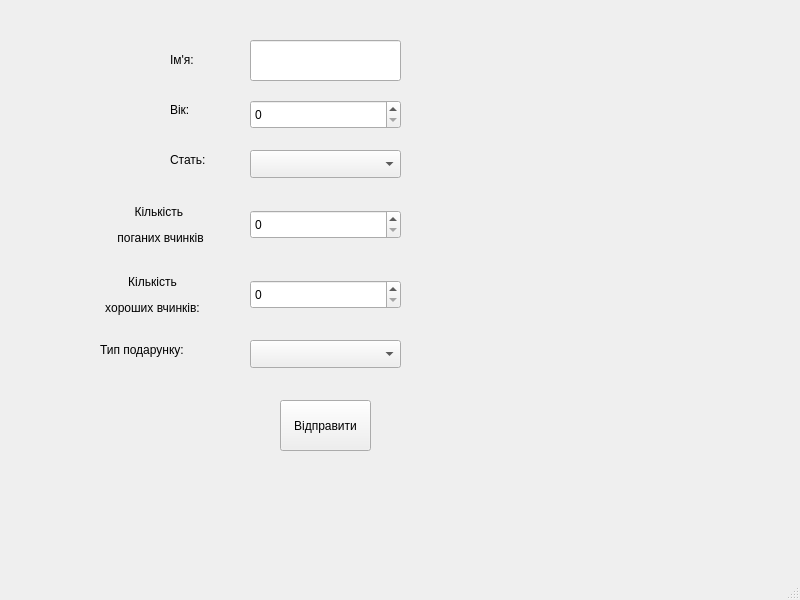
<?xml version="1.0" encoding="UTF-8"?>
<ui version="4.0">
 <class>MainWindow2</class>
 <widget class="QMainWindow" name="MainWindow2">
  <property name="geometry">
   <rect>
    <x>0</x>
    <y>0</y>
    <width>800</width>
    <height>600</height>
   </rect>
  </property>
  <property name="windowTitle">
   <string>MainWindow</string>
  </property>
  <widget class="QWidget" name="centralwidget">
   <widget class="QLabel" name="label_4">
    <property name="geometry">
     <rect>
      <x>90</x>
      <y>200</y>
      <width>141</width>
      <height>51</height>
     </rect>
    </property>
    <property name="text">
     <string>&lt;html&gt;&lt;head/&gt;&lt;body&gt;&lt;p align=&quot;center&quot;&gt;Кількість &lt;/p&gt;&lt;p align=&quot;center&quot;&gt;поганих вчинків&lt;/p&gt;&lt;/body&gt;&lt;/html&gt;</string>
    </property>
   </widget>
   <widget class="QPushButton" name="pushButton">
    <property name="geometry">
     <rect>
      <x>280</x>
      <y>400</y>
      <width>91</width>
      <height>51</height>
     </rect>
    </property>
    <property name="text">
     <string>Відправити</string>
    </property>
   </widget>
   <widget class="QLineEdit" name="lineEdit">
    <property name="geometry">
     <rect>
      <x>250</x>
      <y>40</y>
      <width>151</width>
      <height>41</height>
     </rect>
    </property>
   </widget>
   <widget class="QLabel" name="label_5">
    <property name="geometry">
     <rect>
      <x>82</x>
      <y>270</y>
      <width>141</width>
      <height>51</height>
     </rect>
    </property>
    <property name="text">
     <string>&lt;html&gt;&lt;head/&gt;&lt;body&gt;&lt;p align=&quot;center&quot;&gt;Кількість&lt;/p&gt;&lt;p align=&quot;center&quot;&gt; хороших вчинків:&lt;/p&gt;&lt;/body&gt;&lt;/html&gt;</string>
    </property>
   </widget>
   <widget class="QLabel" name="label_6">
    <property name="geometry">
     <rect>
      <x>100</x>
      <y>340</y>
      <width>111</width>
      <height>20</height>
     </rect>
    </property>
    <property name="text">
     <string>Тип подарунку:</string>
    </property>
   </widget>
   <widget class="QSpinBox" name="spinBox_2">
    <property name="geometry">
     <rect>
      <x>250</x>
      <y>210</y>
      <width>151</width>
      <height>29</height>
     </rect>
    </property>
   </widget>
   <widget class="QComboBox" name="comboBox">
    <property name="geometry">
     <rect>
      <x>250</x>
      <y>150</y>
      <width>151</width>
      <height>28</height>
     </rect>
    </property>
   </widget>
   <widget class="QSpinBox" name="spinBox">
    <property name="geometry">
     <rect>
      <x>250</x>
      <y>100</y>
      <width>151</width>
      <height>29</height>
     </rect>
    </property>
   </widget>
   <widget class="QComboBox" name="comboBox_2">
    <property name="geometry">
     <rect>
      <x>250</x>
      <y>340</y>
      <width>151</width>
      <height>28</height>
     </rect>
    </property>
   </widget>
   <widget class="QSpinBox" name="spinBox_3">
    <property name="geometry">
     <rect>
      <x>250</x>
      <y>280</y>
      <width>151</width>
      <height>29</height>
     </rect>
    </property>
   </widget>
   <widget class="QLabel" name="label_3">
    <property name="geometry">
     <rect>
      <x>170</x>
      <y>150</y>
      <width>63</width>
      <height>20</height>
     </rect>
    </property>
    <property name="text">
     <string>Стать:</string>
    </property>
   </widget>
   <widget class="QLabel" name="label_2">
    <property name="geometry">
     <rect>
      <x>170</x>
      <y>50</y>
      <width>63</width>
      <height>20</height>
     </rect>
    </property>
    <property name="text">
     <string>Ім'я:</string>
    </property>
   </widget>
   <widget class="QLabel" name="label">
    <property name="geometry">
     <rect>
      <x>170</x>
      <y>100</y>
      <width>63</width>
      <height>20</height>
     </rect>
    </property>
    <property name="text">
     <string>Вік:</string>
    </property>
   </widget>
  </widget>
  <widget class="QMenuBar" name="menubar">
   <property name="geometry">
    <rect>
     <x>0</x>
     <y>0</y>
     <width>800</width>
     <height>25</height>
    </rect>
   </property>
  </widget>
  <widget class="QStatusBar" name="statusbar"/>
 </widget>
 <resources/>
 <connections/>
</ui>
